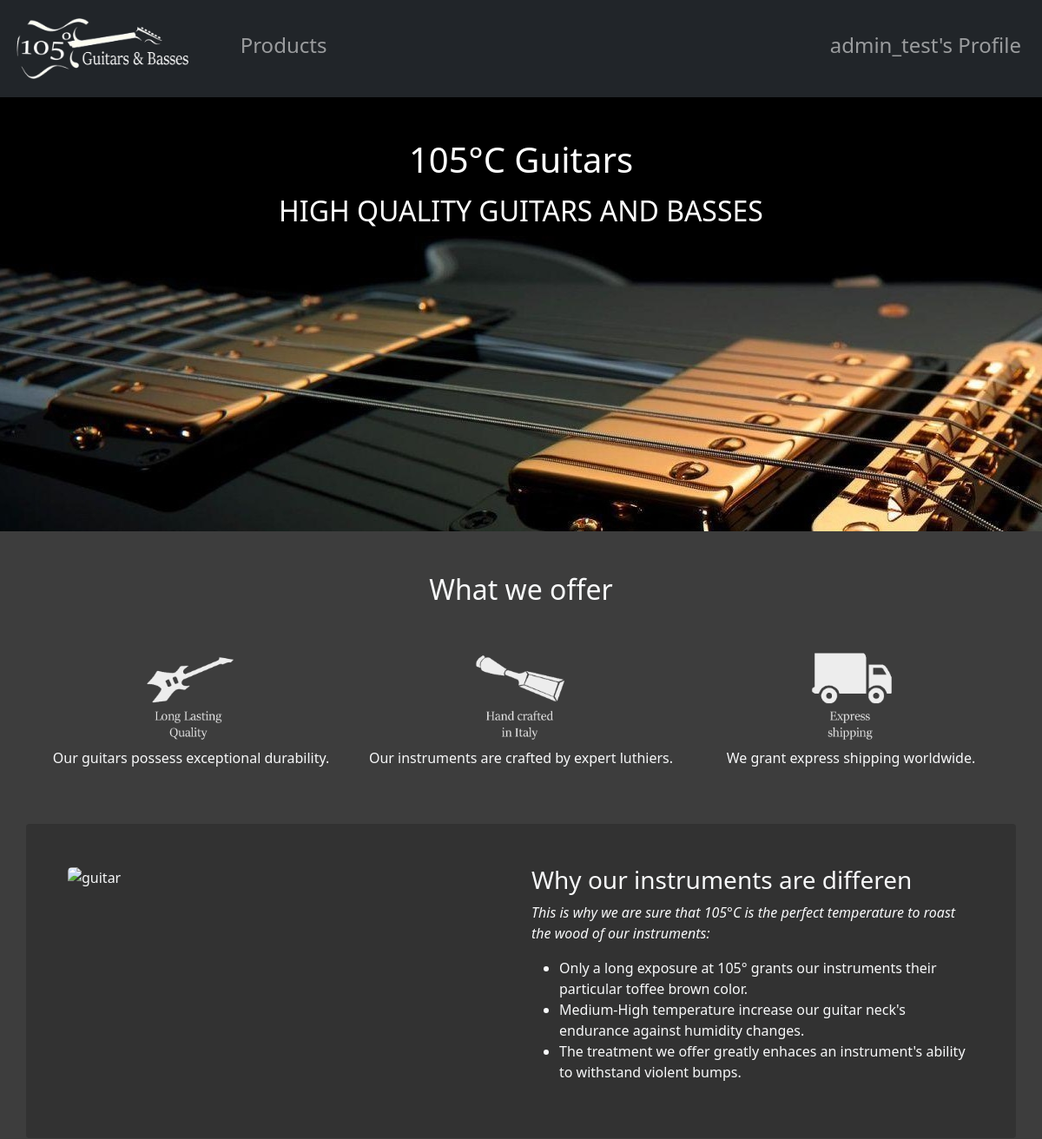
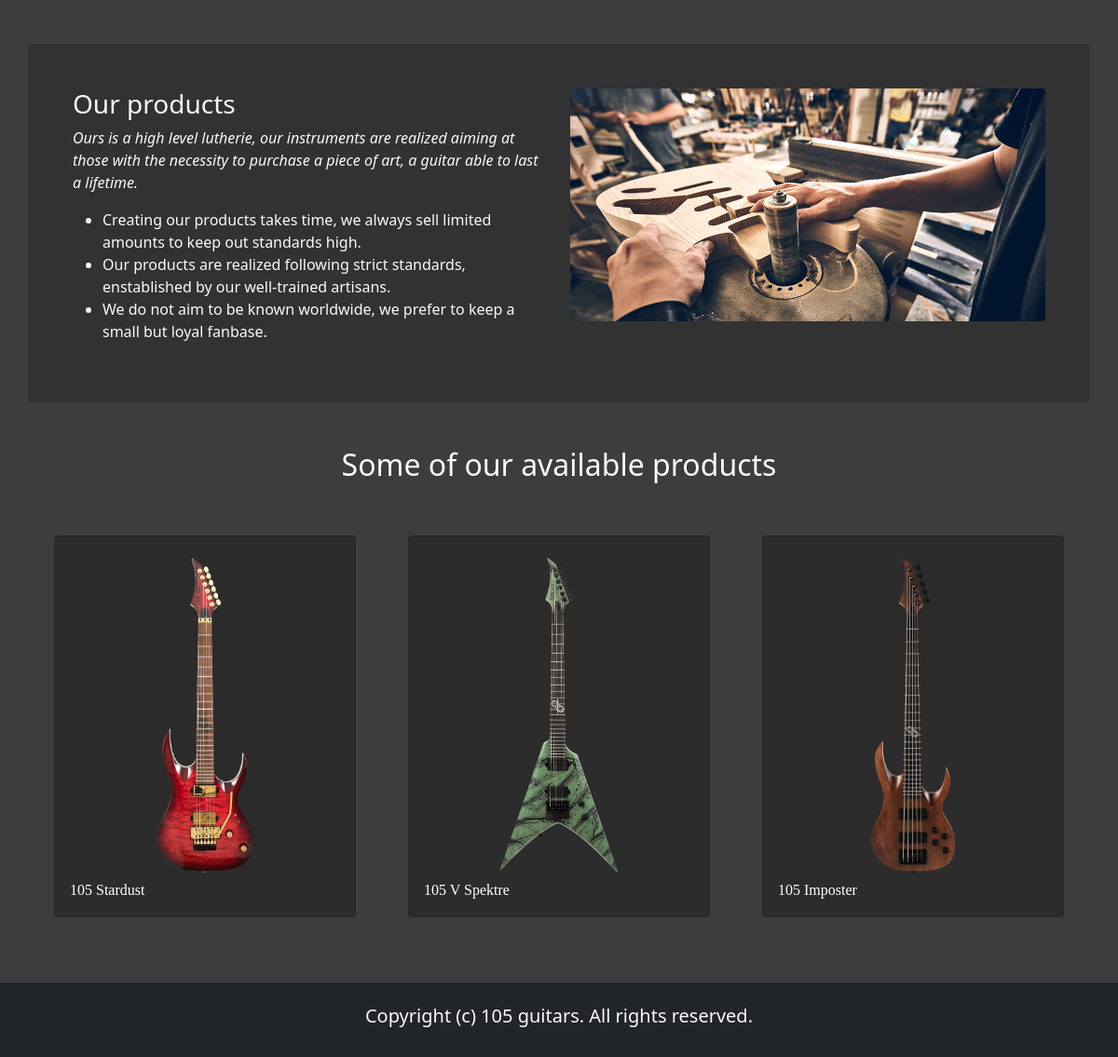
The app's page / (signed in) with its own data (2 pictures, top to bottom).
### tables this page shows
create table copia(
	seriale int not null AUTO_INCREMENT,
    ID_MODELLO int not null,
    num_corde int not null,
    colore varchar(40) not null,
    materiale varchar(100) not null,
    prezzo int not null,
    front_image varchar(100) not null,
    side_image varchar(100) not null,
    back_image varchar(100) not null,
    sold bit not null,
    CONSTRAINT ID_COPIA PRIMARY key (seriale)
);

create table modello(
    codice int not null AUTO_INCREMENT,
    nome varchar(40) not null,
    scala float not null,
    tipo_body varchar(40) not null,
    elettronica varchar(100) not null,
    CONSTRAINT ID_MODELLO PRIMARY key (codice)
);

### template/base_page.php (called while the page is built)
<?php
require_once "bootstrap_page.php";
$params["profile-url"] = "login.php";
$params["user-name"] = "";
$params["articles-in-cart"] = !is_set_and_not_empty($_SESSION["articles-in-cart"]) ? 0 : count($_SESSION["articles-in-cart"]);
$params["jquery-source"] = "https://code.jquery.com/jquery-3.6.0.min.js";
if(isUserLoggedIn()) {
    $params["profile-url"] = $_SESSION["isadmin"] ? "seller_profile.php" : "user_profile.php";
    $params["user-name"] = $_SESSION["name"];
}
require "base.php";
?>

### index.php (called while the page is built)
<?php
require_once "bootstrap_page.php";
$params["name"] = "index_template.php";
$params["products"] = $the_db->getAvailableProducts();
if (!empty($params["products"])) {
    $range = range(0, count($params["products"]) - 1);
    shuffle($range);
    $params["rand_nums"]  = array_slice($range, 0, (count($params["products"]) < 3 ? count($params["products"]) : 3));
}
require "template/base_page.php"
?>

### database.php (called while the page is built, shortened)
<?php
class Database {
    private $db;
    public function __construct($servername, $username, $password, $dbname, $port){
        $this->db = new mysqli($servername, $username, $password, $dbname, $port);
    }
    public function getAvailableProducts() {
        $res = $this->db->query("select c.seriale as seriale, m.nome as nome, c.prezzo as prezzo, c.front_image, c.sold
                                 from copia c, modello m
                                 where c.ID_MODELLO = m.codice and c.sold = 0");
        return $res->fetch_all(MYSQLI_ASSOC);
    }
}
?>

### bootstrap_page.php (called while the page is built, shortened)
<?php
require_once "database.php";
require_once "functions.php";
$the_db = new Database("localhost", "root", "", "105guitars", 3306);
?>

### functions.php (called while the page is built, shortened)
<?php
function is_set_and_not_empty(&$var) {
    return isset($var) && !empty($var);
}
?>

### template/index_template.php (the view, shortened to what this page needs)
        <header>
            <div id="website_welcome" class="py-5 text-center bg-image">
                <div class="mask">
                    <div class="d-flex justify-content-center align-items-center h-100">
                        <div class="text-white">
                            <h1 class="mb-3">105°C Guitars</h1>
                            <h2 class="mb-3">HIGH QUALITY GUITARS AND BASSES</h2>
                        </div>
                    </div>
                </div>
            </div>
        </header>
        <section id="features">
            <h2 class="text-center text-light mt-5">What we offer</h2>
            <div class="container">
                <div class="row text-center text-light">
                    <div class="col-md-4">
                        <img src="images/icons/quality.png" class="img-fluid feature_image" alt="quality_icon"/>
                        <p class="mt-2">Our guitars possess exceptional durability.</p>
                    </div>
                    <div class="col-md-4">
                        <img src="images/icons/handmade.png" class="img-fluid feature_image" alt="handmade icon"/>
                        <p class="mt-2">Our instruments are crafted by expert luthiers.</p>
                    </div>
                    <div class="col-md-4">
                        <img src="images/icons/express.png" class="img-fluid feature_image" alt="shipping icon"/>
                        <p class="mt-2">We grant express shipping worldwide.</p>
                    </div>
                </div>
            </div>
        </section>
        <div class="container text-light py-5 px-5 rounded index_card">
            <div class="row">
                <div class="col-lg-6">
                    <img src="images/horizontal.png" class="img-fluid rounded-3" alt="guitar">
                </div>
                <div class="col-lg-6 d-flex flex-column justify-contents-center">
                    <div class="content pt-4 pt-lg-0">
                    <h3>Why our instruments are differen</h3>
                    <p class="fst-italic">
                        This is why we are sure that 105°C is the perfect temperature to roast the wood of our instruments:
                    </p>
                    <ul>
                        <li><strong class="bi bi-check-circle"></strong> Only a long exposure at 105° grants our instruments their particular toffee brown color.</li>
                        <li><strong class="bi bi-check-circle"></strong> Medium-High temperature increase our guitar neck's endurance against humidity changes.</li>
                        <li><strong class="bi bi-check-circle"></strong> The treatment we offer greatly enhaces an instrument's ability to withstand violent bumps.</li>
                    </ul>
                    </div>
                </div>
            </div>
        </div>
        <div class="container text-light py-5 px-5 rounded index_card">
            <div class="row">
                <div class="col-lg-6 d-flex flex-column justify-contents-center">
                    <div class="content pt-4 pt-lg-0">
                    <h3>Our products</h3>
                    <p class="fst-italic">
                    Ours is a high level lutherie, our instruments are realized aiming at those with the necessity to purchase a piece of art, a guitar able to last a lifetime.
                    </p>
                    <ul>
                        <li><strong class="bi bi-check-circle"></strong> Creating our products takes time, we always sell limited amounts to keep out standards high.</li>
                        <li><strong class="bi bi-check-circle"></strong> Our products are realized following strict standards, enstablished by our well-trained artisans.</li>
                        <li><strong class="bi bi-check-circle"></strong> We do not aim to be known worldwide, we prefer to keep a small but loyal fanbase.</li>
                    </ul>
                    </div>
                </div>
                <div class="col-lg-6">
                    <img src="images/luthier.jpg" class="img-fluid rounded" alt="production image">
                </div>
            </div>
        </div>
<?php
    if(empty($params["products"])) { ?>
        <h2 class="text-center text-light mt-5">At the moment, there are no available products</h2>
    <?php } else { ?>
        <h2 class="text-center text-light mt-5">Some of our available products</h2>
            <div class="container mt-1 justify-content-center">
                <div class="row">
                    <?php
                    foreach ($params["rand_nums"] as $id):
                        $product = $params["products"][$id];
                    ?>
                    <div class="col-md-4">
                        <div class="card p-3 mt-5 me-3 ms-3 card_product">
                            <div class="text-center bg-transparent">
                                <img src="<?php echo "./images/products/" . $product["front_image"]; ?>" class="card-img-top product_card" alt="product preview">
                            </div>
                            <div class="product-details">
                                <span class="font-weight-bold d-block product_text"> <?php echo $product["nome"]; ?> </span>
                            </div>
                        </div>
                    </div>
                    <?php endforeach; ?>
                </div>
            </div>
<?php } ?>

### template/style.css (style rules this page uses)
section { margin-top: 10em; }
.container { margin-top: 3em; }
body { overflow-x: hidden; background-color:rgba(61, 61, 61, 1) !important; font-family:'Franklin Gothic Medium'; padding-bottom: 150px; }
#features { margin-top: 0em !important; }
#website_welcome { background-image: url('../images/guitar.jpg'); height: 500px; }
.feature_image { width: 30%; height:auto; }
.index_card { background-color:rgba(50, 50, 50, 1); }
.card_product { background-color:rgba(40, 40, 40, 0.8) !important; border: 1px solid black; cursor: pointer; transition: background .5s ease-out; }
.product_text { color: white; font-family:'Franklin Gothic Medium'; }
.product_card { height: 22em; object-fit: scale-down; }

### records on screen
copia: front_image (picture), ID_MODELLO.nome "105 Stardust"
copia: front_image (picture), ID_MODELLO.nome "105 V Spektre"
copia: front_image (picture), ID_MODELLO.nome "105 Imposter"

### other values on screen
$params["user-name"] "admin_test"
